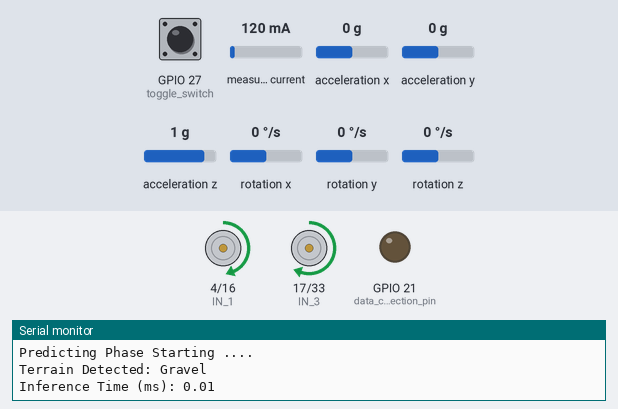
This sketch was run on a simulated ESP32. Parts: motor-driver pin pairs drawn as motors (green arrow = first pin HIGH = forward, orange = second pin HIGH = backward, longer = more drive, scaled by the enable pin), output pins drawn as LEDs (lit = HIGH), the last lines printed to the serial monitor. Wiring (inferred from the names in the program): INA219 current sensor at I2C address 0x40; MPU-6050 motion sensor at I2C address 0x68. The inputs (shaded band) are chosen by the test bench; at power-on: GPIO 27 (toggle_switch) HIGH, acceleration z 1 g, measured current 120 mA, acceleration x 0 g, acceleration y 0 g, rotation x 0 °/s, rotation y 0 °/s, rotation z 0 °/s. Storage starts empty.

Above: at 1.2 s.
1.3 s: GPIO 27 (toggle_switch) pulled LOW for 1 s
At 4.1 s:
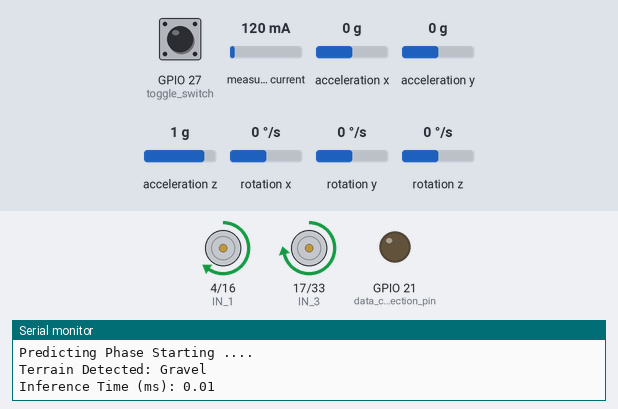
4.4 s: acceleration z set to -1.4 g
7.4 s: GPIO 27 (toggle_switch) pulled LOW for 3.2 s
At 8.7 s:
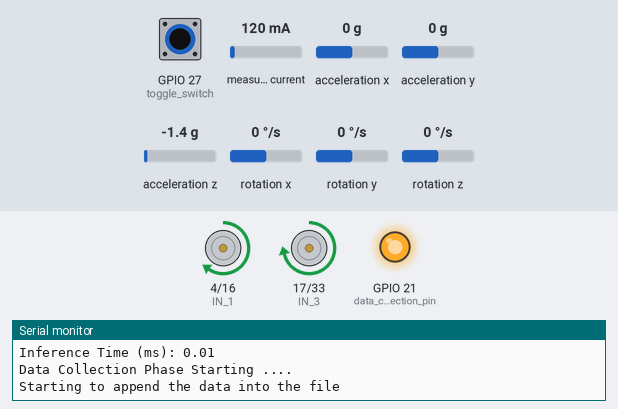
At 26.1 s:
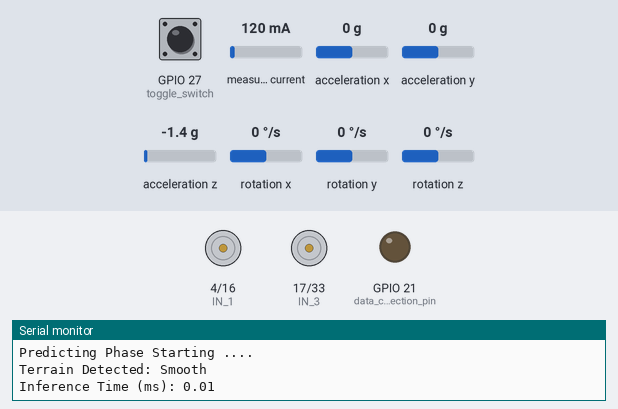
Timing chart, 0 to 26.4 s (numbered marks = the images above; inputs shaded):
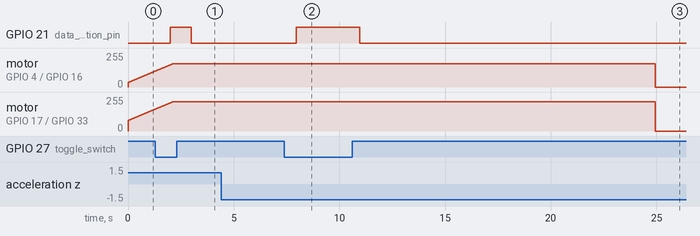

The sketch:

Terrain_classification_updated.ino
```cpp
#include <Wire.h>
#include <math.h>
#include "terrain_model.h"
#include <SD.h>

// Adding the Trained Machine Learning Model
Eloquent::ML::Port::LogisticRegression softmax_model;

int toggle_switch = 27;
const int feature_size = 8;
int total_samples_collected = 0;
int total_prediction_Val = 0;
int data_collection_pin = 21;
int right_side_penalty = 45;

// The container for the 6 raw ingredients
struct read_vals {
  int16_t accel_x;
  int16_t accel_y;
  int16_t accel_z;
  int16_t gyro_z;
  int16_t current_val;
  int pwm_val;
};

// Sliding Window Parameters
const int WINDOW_SIZE = 66; // 66 loops at 15ms = 1 second of data
float accel_z_buffer[WINDOW_SIZE];
float gyro_z_buffer[WINDOW_SIZE];
float current_buffer[WINDOW_SIZE];
float pitch_buffer[WINDOW_SIZE];
int buffer_index = 0;
float features[feature_size] = {0};

const int FILTER_SIZE = 5;
int prediction_buffer[FILTER_SIZE] = {0, 0, 0, 0, 0};
int filter_idx = 0;
bool filter_filled = false;


// L298N - Motor Drivers
int EN_A = 2;
int IN_1 = 4;
int IN_2 = 16;
int EN_B = 32;
int IN_3 = 17;
int IN_4 = 33;

// I2C Bus 0 (INA Sensor)
const uint8_t SDA_INA = 25;
const uint8_t SCL_INA = 26;

// I2C Bus 1 (MPU Sensor)
const uint8_t SDA_MPU = 13;
const uint8_t SCL_MPU = 14;

// Sensor Addresses
const int MPU_addr = 0x68;
const int INA_addr = 0x40;


byte status_mpu;
byte status_ina;

TwoWire I2C_MPU = TwoWire(1);

// Function Declarations
void move_forward();
void read_Register(byte device_addr, byte reg_addr, read_vals *ptr);
bool print_sensor_vals();
void predict_output();
void save_to_sd();
void stop_motors();
int get_stable_prediction(int new_prediction);

void setup() {
  Serial.begin(115200);
  // Checking for SD Card
  if (!SD.begin(5)) {
    Serial.println("Card Mount Failed");
    // return;
  }

  // Initializing Both the sensors using I2C protocol
  Wire.begin(SDA_INA, SCL_INA, 100000);
  I2C_MPU.begin(SDA_MPU, SCL_MPU, 100000);
  I2C_MPU.beginTransmission(MPU_addr);
  I2C_MPU.write(0x6B); // powers the sensor
  I2C_MPU.write(0x00);  // wakes up the sensor
  status_mpu = I2C_MPU.endTransmission();
    if(status_mpu == 0){
    Serial.println("MPU-6050 Sensor Initialized");
  }
  else{
    Serial.println("MPU-6050 Sensor Not Found");
  }

  // Current Sensor INA219
  Wire.beginTransmission(INA_addr);
  status_ina = Wire.endTransmission();
  if(status_ina == 0){
    Serial.println("INA219 Sensor Initialized");
  }
  else{
    Serial.println("INA219 Sensor Not Found");
  }

  //  Intializing Motor Pins
  pinMode(EN_A, OUTPUT);
  pinMode(IN_1, OUTPUT);
  pinMode(IN_2, OUTPUT);
  pinMode(EN_B, OUTPUT);
  pinMode(IN_3, OUTPUT);
  pinMode(IN_4, OUTPUT);

  // Toggle Switch
  pinMode(toggle_switch, INPUT_PULLUP);
  pinMode(data_collection_pin, OUTPUT);

}

unsigned long previous_millis = 0;
const unsigned long interval = 15;
int current_speed = 80;


void loop() {
  unsigned long current_millis = millis();
  if(current_millis - previous_millis >= interval){
    previous_millis = current_millis;
    bool is_collecting = (digitalRead(toggle_switch) == LOW);
    if((is_collecting && total_samples_collected<=10) || (!is_collecting && total_prediction_Val <= 20)){
      move_forward();
      if (print_sensor_vals() == true) {

        if(digitalRead(toggle_switch) == LOW){
          Serial.println("Data Collection Phase Starting ....");
          digitalWrite(data_collection_pin, HIGH);
          save_to_sd();
        }
        else if(digitalRead(toggle_switch) == HIGH){
          Serial.println("Predicting Phase Starting ....");
          digitalWrite(data_collection_pin, LOW);
          predict_output();
        }
      }
    }
    else{
      stop_motors();
      digitalWrite(data_collection_pin, LOW);
    }
  }
}


void move_forward(){
    // Forward direction
  digitalWrite(IN_1, HIGH);
  digitalWrite(IN_3, HIGH);
  digitalWrite(IN_2, LOW);
  digitalWrite(IN_4, LOW);
  if(current_speed < 220){
    analogWrite(EN_A, current_speed - right_side_penalty);
    analogWrite(EN_B, current_speed);
    current_speed++;
  }
}

bool print_sensor_vals(){
  read_vals vals = {0,0,0,0,0,0};
  float_t accel_x, accel_y, accel_z, current_v, gyro_z, pwm_val, pitch;

  // For Motion - Control Sensor
  read_Register(MPU_addr, 0x3B, &vals);
  // converting the values to meter square per second
  accel_x = (vals.accel_x/16384.0) * 9.81;
  accel_y = (vals.accel_y/16384.0) * 9.81;
  accel_z = (vals.accel_z/16384.0) * 9.81;
  gyro_z = vals.gyro_z / 131.0;

  // For Current Sensor
  read_Register(INA_addr, 0x01, &vals);  // shunt voltage 0x01  --  where I = v_shunt/ r_shunt =  v_shunt/0.1
  current_v = vals.current_val * 0.0001;  // converting to AMps

  pwm_val = vals.pwm_val;
  pitch = atan2(accel_x, sqrt(pow(accel_y,2)+ pow(accel_z,2) + 0.001)) * (180/PI);

  accel_z_buffer[buffer_index] = accel_z;
  gyro_z_buffer[buffer_index] = gyro_z;
  current_buffer[buffer_index] = current_v;
  pitch_buffer[buffer_index] = pitch;  // tells the tilt in forward or backward direction
  buffer_index++;

  if (buffer_index >= WINDOW_SIZE) {
    float_t accel_z_sum = 0 , gyro_z_sum = 0, max_current = 0, current_buffer_sum = 0, pitch_buffer_sum = 0;
    for(int i =0; i<WINDOW_SIZE; i++){
      accel_z_sum += accel_z_buffer[i];
      gyro_z_sum += gyro_z_buffer[i];
      current_buffer_sum += current_buffer[i];
      pitch_buffer_sum += pitch_buffer[i];
      if(current_buffer[i]>max_current){
        max_current = current_buffer[i];
      }
    }

    float accel_z_mean = accel_z_sum/WINDOW_SIZE;
    float gyro_z_mean = gyro_z_sum/WINDOW_SIZE;
    float pitch_angle_mean = pitch_buffer_sum/WINDOW_SIZE;
    float current_mean = current_buffer_sum/WINDOW_SIZE;

    // Now for standard deviations
    float accel_z_std_sum= 0, gyro_z_std_sum = 0;

    for(int i=0; i<WINDOW_SIZE; i++){
      accel_z_std_sum += pow(accel_z_buffer[i] - accel_z_mean, 2);
      gyro_z_std_sum += pow(gyro_z_buffer[i] - gyro_z_mean, 2);
    }

    float accel_z_std = sqrt((accel_z_std_sum/WINDOW_SIZE)+ 0.001);
    float gyro_z_std = sqrt((gyro_z_std_sum/WINDOW_SIZE)+ 0.001);

    features[0] = accel_z_mean;
    features[1] = accel_z_std;
    features[2] = gyro_z_mean;
    features[3] = gyro_z_std;
    features[4] = pitch_angle_mean;
    features[5] = current_mean;
    features[6] = max_current;
    features[7] = pwm_val;
    buffer_index = 0;
    return true;
  }
  return false;
}

void read_Register(byte device_addr, byte reg_addr ,  read_vals *ptr){

  TwoWire &bus  = (device_addr == 0x68) ? I2C_MPU : Wire;

  //  For INA sensor
  bus.beginTransmission(device_addr);
  bus.write(reg_addr);
  bus.endTransmission(false);
  if(device_addr == INA_addr){
    bus.requestFrom((uint8_t)device_addr, (uint8_t)2, (uint8_t)1);
    if(bus.available() >=2  && reg_addr == 0x01){
      ptr->current_val = bus.read() << 8 | bus.read();
    }
  }
  else if(device_addr == MPU_addr){
    bus.requestFrom((uint8_t)device_addr, (uint8_t)14, (uint8_t)1);
    if(bus.available() >= 14){
        ptr->accel_x = bus.read() << 8 | bus.read();
        ptr->accel_y = bus.read() << 8 | bus.read();
        ptr->accel_z = bus.read() << 8 | bus.read();
        // had to read to clear the buffer
        int16_t temp = bus.read() << 8 | bus.read();
        int16_t gyro_x = bus.read() << 8 | bus.read();
        int16_t gyro_y = bus.read() << 8 | bus.read();

        ptr->gyro_z = bus.read() << 8 | bus.read();
      }
    }
    ptr->pwm_val = current_speed;
}

void save_to_sd(){
  char data_row[128];
  snprintf(data_row, sizeof(data_row), "%.3f,%.3f,%.3f,%.3f,%.3f,%.3f,%.3f,%.2f\n",
    features[0],
    features[1],
    features[2],
    features[3],
    features[4],
    features[5],
    features[6],
    features[7]
    );
    File myFile = SD.open("/rover_Data.csv", FILE_APPEND);
    if (myFile) {
        Serial.println("Starting to append the data into the file");
        total_samples_collected++;
        myFile.print(data_row);
        myFile.close();
    }
    else {
        Serial.println("ERROR: SD Card write failed. Check connection!");
    }
}

void predict_output(){
  const char* terrainLabels[] = {"Grass", "Gravel", "Rough", "Smooth", "Smooth Inclined"};;

  // Scaling the features first
  const float MEAN_[8] = {-9.882731708468564, 2.959839039282236, 3.415522122738882, 12.285473302366416,
  -5.720796618328928, 1.6345811891807578, 2.0837636624260156, 210.7473309608541};
  const float STD_[8] = {0.34501976650919025, 1.9643359498658335, 10.806722062567259, 11.189390677602395,
   2.1215192413605046, 0.32169298689401393, 0.2698251895047187, 23.336549045349035};

  float scaled_feature[feature_size] = {0};
  for(int i=0; i<feature_size; i++){
      scaled_feature[i] = (features[i] - MEAN_[i])/STD_[i];
  }

  unsigned long start_time = micros();
  int raw_prediction_id = softmax_model.predict(scaled_feature);

  int stable_prediction_id = get_stable_prediction(raw_prediction_id);

  unsigned long end_time = micros();

  float inference_ms = (end_time - start_time) / 1000.0;

  Serial.print("Terrain Detected: ");
  Serial.println(terrainLabels[stable_prediction_id]);
  Serial.print("Inference Time (ms): ");
  Serial.println(inference_ms);

  // Structure: F1, F2, F3, F4, F5, F6, F7, F8, Latency, Predicted_Label
  char predict_row[128];
  snprintf(predict_row, sizeof(predict_row), "%.3f,%.3f,%.3f,%.3f,%.3f,%.3f,%.3f,%.2f,%.2f,%s\n",
    features[0],
    features[1],
    features[2],
    features[3],
    features[4],
    features[5],
    features[6],
    features[7],
    inference_ms,
    terrainLabels[stable_prediction_id]
  );

  File predict_file = SD.open("/predictions.csv", FILE_APPEND);
  if (predict_file) {
      total_prediction_Val++;
      predict_file.print(predict_row);
      predict_file.close();
  }
  else {
      Serial.println("ERROR: SD Card write failed. Check connection!");
  }
}

void stop_motors(){
  digitalWrite(IN_1, LOW);
  digitalWrite(IN_2, LOW);
  digitalWrite(IN_3, LOW);
  digitalWrite(IN_4, LOW);
  analogWrite(EN_A, 0);
  analogWrite(EN_B, 0);
}

int get_stable_prediction(int new_prediction) {
  prediction_buffer[filter_idx] = new_prediction;
  filter_idx = (filter_idx + 1) % FILTER_SIZE;

  if (filter_idx == 0) filter_filled = true;
  if (!filter_filled) return new_prediction;

  int max_count = 0;
  int stable_pred = prediction_buffer[0];

  for (int i = 0; i < FILTER_SIZE; i++) {
    int count = 0;
    for (int j = 0; j < FILTER_SIZE; j++) {
      if (prediction_buffer[j] == prediction_buffer[i]) {
        count++;
      }
    }
    if (count > max_count) {
      max_count = count;
      stable_pred = prediction_buffer[i];
    }
  }
  return stable_pred;
}
```

terrain_model.h
```cpp
#pragma once
#include <cstdarg>
namespace Eloquent {
    namespace ML {
        namespace Port {
            class LogisticRegression {
                public:
                    /**
                    * Predict class for features vector
                    */
                    int predict(float *x) {
                        float votes[5] = { 2.074478834054 ,0.472036891217 ,-2.326731066689 ,-0.89065899029 ,0.670874331707  };
                        votes[0] += dot(x,   0.054514852513  , -2.225921255715  , 0.061634327802  , -0.38575999865  , 0.396622920075  , 1.195056059761  , 0.116279799408  , -0.613391322978 );
                        votes[1] += dot(x,   0.49803796051  , 0.681438649503  , 0.097352374608  , 2.683141777423  , -0.638776477712  , -1.823325772496  , -0.996500337011  , 0.075578884638 );
                        votes[2] += dot(x,   -0.337381374366  , 2.347675578433  , 0.115782225945  , 1.293015695027  , 1.591479486598  , 1.434928154942  , 0.755409046371  , -0.053159807626 );
                        votes[3] += dot(x,   -0.657244827144  , -0.850003268036  , -1.299996688315  , -2.208548677486  , 0.70217424544  , -1.152707994294  , -2.623084413954  , 1.769774363129 );
                        votes[4] += dot(x,   0.442073388487  , 0.046810295814  , 1.02522775996  , -1.381848796314  , -2.0515001744  , 0.346049552087  , 2.747895905187  , -1.178802117162 );
                        // return argmax of votes
                        uint8_t classIdx = 0;
                        float maxVotes = votes[0];

                        for (uint8_t i = 1; i < 5; i++) {
                            if (votes[i] > maxVotes) {
                                classIdx = i;
                                maxVotes = votes[i];
                            }
                        }

                        return classIdx;
                    }

                protected:
                    /**
                    * Compute dot product
                    */
                    float dot(float *x, ...) {
                        va_list w;
                        va_start(w, 8);
                        float dot = 0.0;

                        for (uint16_t i = 0; i < 8; i++) {
                            const float wi = va_arg(w, double);
                            dot += x[i] * wi;
                        }

                        return dot;
                    }
                };
            }
        }
    }
```

Measured:
- after the input at 1.3 s, GPIO 21 (data_collection_pin): LOW → HIGH after 0.69 s, → LOW 0.99 s later
- after the input at 7.4 s, GPIO 21 (data_collection_pin): LOW → HIGH after 0.57 s, → LOW 3.0 s later; motor on GPIO 4 (IN_1) / GPIO 16 (IN_2): forward 174/255 → stopped after 17.5 s instead of 14.5 s; motor on GPIO 17 (IN_3) / GPIO 33 (IN_4): forward 219/255 → stopped after 17.5 s instead of 14.5 s
